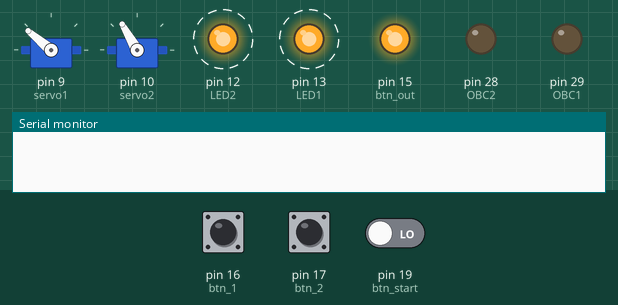
Bench run of a sketch on a simulated Arduino Mega 2560, built for the host (arithmetic inside an expression is 32-bit, double 64-bit). On the bench: 2 × servo, output pins drawn as LEDs (lit = HIGH), the last lines printed to the serial monitor. Dashed ring = blinking. The inputs (shaded band) are chosen by the test bench; at power-on: pin 16 (btn_1) LOW, pin 17 (btn_2) LOW, pin 19 (btn_start) LOW.

Above: at 0.95 s.
1.3 s: pin 16 (btn_1) pulled HIGH for 0.5 s
At 2.15 s:
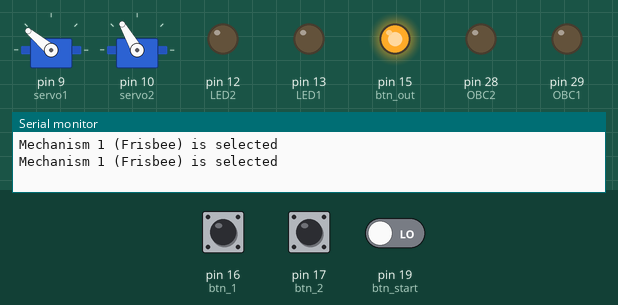
4.3 s: pin 17 (btn_2) pulled HIGH for 0.5 s
7.3 s: pin 16 (btn_1) driven HIGH and pin 19 (btn_start) driven HIGH
At 11.5 s:
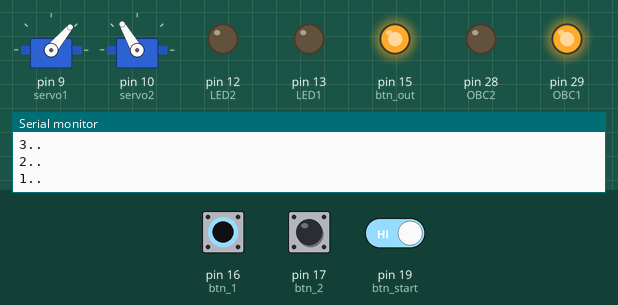
Timing chart, 0 to 19.3 s (numbered marks = the images above; inputs shaded):
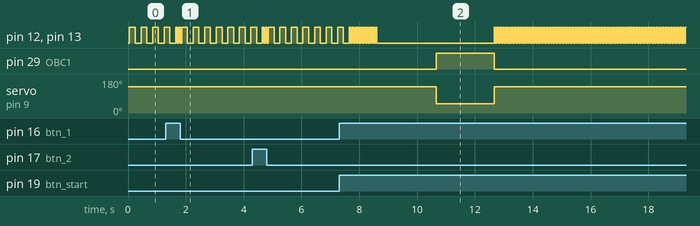

The sketch:

Main.ino
```cpp
/*
Main script for ZeroG flight

v1.0, 02.10.2022
Lars Horvath
*/
#include <Servo.h>

Servo servo1;   // Mechanism 1 (Frisbee)
Servo servo2;   // Mechanism 2 (PopUp)

int init_pos1 = 140;
int init_pos2 = 120;

int end_pos1 = 50;
int end_pos2 = 10;

// LED pins
const int LED1 = 13;
const int LED2 = 12;

// OBC pins
const int OBC1 = 29;
const int OBC2 = 28;

// Servo pins
const int spin1 = 9;
const int spin2 = 10;

// Button pins
const int btn_out = 15;   // A1
const int btn_1 = 16;     // A2
const int btn_2 = 17;     // A3
const int btn_start = 19; // A5

int btn_state_1 = 0;
int btn_state_2 = 0;
int btn_state_start = 0;
int btn_laststate_start = 0;

// the following variables are unsigned longs because the time, measured in
// milliseconds, will quickly become a bigger number than can be stored in an int.
unsigned long lastDebounceTime = 0;  // the last time the output pin was toggled
unsigned long debounceDelay = 1000;    // the debounce time; increase if the output flickers


// finite state machine vars
bool start_ready = 0;
int mech = 0;


// runtime
int runtime = 200;

void setup() {
  // initialize serial communication at 9600 bits per second:
  Serial.begin(9600);

  // initialize digital pins
  pinMode(LED1, OUTPUT);
  pinMode(LED2, OUTPUT);
  pinMode(OBC1, OUTPUT);
  pinMode(OBC2, OUTPUT);
  pinMode(btn_out, OUTPUT);
  pinMode(btn_1, INPUT_PULLDOWN);
  pinMode(btn_2, INPUT_PULLDOWN);
  pinMode(btn_start, INPUT_PULLDOWN);

  delay(50);
  digitalWrite(btn_out, HIGH);

  servo1.attach(9);  // attaches the servo on pin 9 to the servo object
  servo2.attach(10);  // attaches the servo on pin 9 to the servo object

  servo1.write(init_pos1);
  servo2.write(init_pos2);
  digitalWrite(OBC2, LOW);
  digitalWrite(OBC1, LOW);
}

void loop() {
  // Read the Button states
  btn_state_1 = digitalRead(btn_1);
  btn_state_2 = digitalRead(btn_2);
  int reading = digitalRead(btn_start);

  // Check which mechanism is executed
  if (btn_state_1 == HIGH) {
    Serial.println("Mechanism 1 (Frisbee) is selected");
    start_ready = 1;
    mech = 1;
    runtime = 50;
  }
  if (btn_state_2 == HIGH) {
    Serial.println("Mechanism 2 (PopUp) is selected");
    start_ready = 1;
    mech = 2;
    runtime = 50;
  }
  if (btn_state_1 == LOW && btn_state_2 == LOW) {
    start_ready = 0;
    mech = 0;
    runtime = 200;
  }

  // Debounce start button
  // If the switch changed, due to noise or pressing:
  if (reading != btn_laststate_start) {
    // reset the debouncing timer
    lastDebounceTime = millis();
  }

  if ((millis() - lastDebounceTime) > debounceDelay) {
    // whatever the reading is at, it's been there for longer than the debounce
    // delay, so take it as the actual current state:

    // if the button state has changed:
    if (reading != btn_state_start) {
      btn_state_start = reading;

      // only toggle the LED if the new button state is HIGH
      if (btn_state_start == HIGH && start_ready == 1) {
        run_measurement(mech);
      }
    }
  }

  digitalWrite(LED1, HIGH);
  digitalWrite(LED2, HIGH);
  delay(runtime);
  digitalWrite(LED1, LOW);
  digitalWrite(LED2, LOW);
  delay(runtime);

  // save last button state
  btn_laststate_start = reading;
}

void run_measurement(int mech){
  Serial.println("Starting measurement in..");
  Serial.println("3..");
  delay(1000);
  Serial.println("2..");
  delay(1000);
  Serial.println("1..");
  if (mech == 1){
    servo1.write(end_pos1);
    digitalWrite(OBC1, HIGH);
    digitalWrite(OBC2, LOW);
  }
  if (mech == 2){
    servo2.write(end_pos2);
    digitalWrite(OBC2, HIGH);
    digitalWrite(OBC1, LOW);
  }
  delay(2000);
  servo1.write(init_pos1);
  servo2.write(init_pos2);
  digitalWrite(OBC2, LOW);
  digitalWrite(OBC1, LOW);
  Serial.println("measurement done! :)");

}
```

Measured:
- after the input at 7.3 s, pin 29 (OBC1): LOW → HIGH after 3.4 s, → LOW 2.0 s later; servo on pin 9 (servo1): 140° → 50° after 3.4 s, → 140° 2.0 s later
